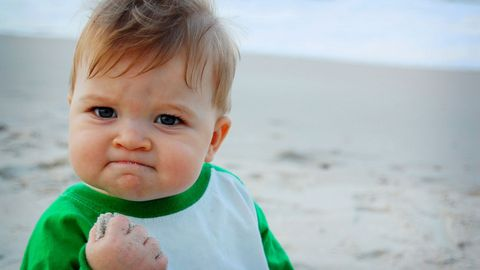
#> input picture data/baby.jpg, 480 x 270 px, found by its file name; its folder holds only this picture in this run
$ python moduleInfo_opencv.py
#> lines starting #> are read from the running program, lines starting #| are printed output that depends on the picture
### lib/klib.py
'''
Title: The klib module
Author: Kristian Gonzalez

THIS IS THE OFFICIAL LOCATION OF ALL PYTHON FUNCTIONS AND CLASSES THAT ARE MADE
    FOR PERSONAL USE. ONLY FUNCTIONS THAT ARE FULLY FUNCTIONAL OR STABLE MAY BE
    USED HERE. IF A FUNCTION IS NOT USABLE YET, EITHER SAVE IT ELSEWHERE OR
    SAVE IT HERE, COMMENTED OUT.

== CALLING THIS MODULE REMOTELY ============================
In Linux:
1. open ~/.bashrc
2. add line (adapting to local computer):
    export PYTHONPATH="/home/user/.../codefiles/scripts_libs:$PYTHONPATH"
3. reload bash or source

In Windows:
1. START > search "path" > "edit the system environment variables"
2. click "Environment Variables..."
3. find "PYTHONPATH" in user variables, or create new variable
4. add new value (adapting to local computer):
    C:\\...\\codefiles\\scripts_libs
5. reopen Command Line

== NOTES ===================================================
* as of 181016, this module and all contained members will assume python 3.x
    environment. functionality may break when used in python 2.x
* as of 181016, all lines shall be at maximum 80 characters long. if writing
    text, using hanging indent as shown in this sentence
* create help text for all items written here. this is to facilitate
    understanding and relearning things that may have been created too long ago
    to remember.
* it's understood that this file is being shared across multiple platforms.
    Thus, trying to maintain uniformity is important. Remember to delete
    needless copies / simplify the method of maintaining a single source
* as of 181008, will now always use 4 spaces as the tab
    delimiter. using a "hard tab" causes too many formatting
    headaches across different programs, platforms, etc.
* because the following is useful but too compact to put into a function,
    here's how to sort a numpy array by i'th column: a[a[:,i].argsort()], and
    backwards: a[a[:,i].argsort()[::-1]]
* REJECTED: will import all necessary modules at top instead of within each function /
    class. this makes more sense from a usability perspective, and avoids
    unecessarily importing each time a call is made.
* will return to putting modules within each function. this increases
    portability because not every function can be used across every platform.
    thus, don't want to shut out entire module to a single platform because of
    this. only the most global and standard of modules are imported globally,
    INCLUDING numpy. from current perspective, serious computing would require
    this module at the very least.
* as of 190321, will put classes after inits, before functions
'''

# INITIALIZATIONS ==============================================================
import os
import sys
import time
import argparse
import numpy as np
from glob import glob
import functools # not sure if this is standard
# import PIL.Image as pil # not standard, must remove
# import tkinter # not standard across versions #kjgnote: may not be that useful anymore
# import winsound # kjg190227: this is not cross platform, leave in-function


# FIRST, BEFORE ALL ELSE, CHECK VERSIONS OF OS AND PYTHON
def __getSysInfo__():
    ''' Get local computer info. Generally, should keep software OS and version
        independent, but this may not always be possible. Also, avoiding
        importing sys or other modules to pylib.
    Returns:
        * OSVERSION (linux[0]/win[1]/mac[2]?)
        * PYVERSION (2/3)
    '''
    if('linux' in sys.platform):
        osver = 0
    elif('win' in sys.platform):
        osver = 1
    else:
        osver = 2
    return (osver,sys.version_info.major)
# def __getSysInfo__
(OSVERSION,PYVERSION) = __getSysInfo__()

class Logger:
    '''
    Simple log class to save all output from 'print' functions (top-level only)

    NOTES:
    * perhaps in future, implement overwite check (and boolean argument)
    '''

    # [29 lines left out: functions __init__, print, not called in this run]
    def close(self):
        self.fout.close()

class Stamper:
    ''' wrapper for time function under following assumptions:
        * don't care about sub-second precision
        * want human-readable timestamp
        * want easy conversion b/t string and float of timestamp
    Example usage:
    stamp=Stamper()
    stamp.now
        OUT: "2019Mar21-13:11:23"
    stamp.toseconds(stamp.now())
        OUT: 1553170283.0
    stamp.tostamp(stamp.toseconds(stamp.now()))
        OUT: "2019Mar21-13:11:23"
    '''
    def __init__(self):
        self._tsf="%Y%b%d-%H:%M:%S" # time stamp format
    # [5 lines left out: function now, not called in this run]
    def toseconds(self,ts_str):
        ''' convert string timestamp to epoch seconds '''
        return time.mktime(time.strptime(ts_str,self._tsf))
    def tostamp(self,ts_float):
        ''' convert epoch seconds to string timestamp '''
        return time.strftime(self._tsf,time.localtime(ts_float))
# class Stamper

class Stopwatch:
    ''' Stopwatch: Basic class that logs a time when it's created. Can also
        restart timer with function call "start", and can get the elapsed time
        with function "lap". Note that all values are in seconds.

        Example:
        from klib import Stopwatch
        sw=Stopwatch()
        (some code)
        print(sw.lap())
            OUT: 5.2087955
    '''
    def __init__(self):
        self.t1 = time.time()
        self.laps=[]
    def start(self):
        self.t1=time.time()
    # [4 lines left out: function lap, not called in this run]


# class Stopwatch

class DataHelp(object):
    ''' Please do not use this class directly, instead use "data" variable.

    Call this object when want to use a binary such as an image. This saves
        space and effort on binaries on the repo without having to constantly
        copy/paste new data in.
        KJG190320: uses non-standard module, may not work on all platforms.
    '''
    def __init__(self):
        self.basedir=os.path.dirname(__file__) # get abs path to lib
        pass

    @property
    def jpgpath(self):
        ''' Absolute path to jpg file. path should be cross-platform '''
        path=os.path.abspath(os.path.join(self.basedir,'data','baby.jpg'))
        assert os.path.exists(path),'error,missing file: '+path
        return path

    # [35 lines left out: functions jpgimg, pngpath, pngimg, mnistpath, irispath, not called in this run]

data=DataHelp()
# class Data

# [353 lines left out: functions antiOverwrite, getlist, ping, ringbell, listContents, pad and 15 more, not called in this run]


# [11 lines that do not run on import are left out]


# eof

### py_sandbox/moduleInfo_opencv.py
'''
Author: Kristian Gonzalez
DateCreated: 180321
Version2Created: 181029

Objective: Want to understand and possibly improve python opencv, to be used
	for batch editing photos, especially those for the database building.

KJGNOTE: Will leave custom functions in-place instead of organizing at top, in
	order to give context in code.

Some sample operations that need to be understood and shown:

* load an image
* flip / rotate an image
* convert image to grayscale
* resize an image (ratio or specific size)
* crop an image
* draw on image (text and rectangle)
* display an image
'''

# Initializations ##########################################
# import klib
# if(klib.PYVERSION!=3):
#     raise Exception('must use python3. exiting.')
import cv2
import numpy as np
import os
import klib

def qs(img,title='CLOSE WITH KEYBOARD'):
    cv2.imshow(title,img)
    cv2.waitKey(0)
    cv2.destroyAllWindows()
def rect2(img, center,dims,angle, color,*kargs):
    ''' general steps:
    1. take in parameters
    2. rotate rectangle centered at origin
    3. translate to given spot.

     '''
    xc,yc=center
    w,h=dims
    theta = np.radians(angle)
    c,s=np.cos(theta),np.sin(theta)
    R=np.array([
        [c,-s,0],
        [s,c,0],
        [0,0,1]]) # 3x3
    pts=np.array([
        [-w,h,1],
        [w,h,1],
        [w,-h,1],
        [-w,-h,1],
        [-w,h,1]   ])/2

    # rotate points
    pts2=pts@R
    pts2[:,0]+=xc
    pts2[:,1]+=yc
    pts2=pts2[:,:2].reshape((-1,1,2)).astype(int)
    cv2.polylines(img,[pts2],True,RED)

## delete last script's output file(s)
#for ifile in os.listdir('.'):
    #if('delme' in ifile):
        #os.remove(ifile)

# load image ###########################
filename=klib.data.jpgpath
img = cv2.imread(filename)
#> img is the input picture: shape (270, 480, 3); mean B, G, R 172.4, 176.5, 168.2
print('path:',filename)
print('h,w,ch:',img.shape)# print as (row,column,channels) format
#| h,w,ch: (270, 480, 3)

# flip / rotate an image
img2=cv2.flip(img,0) # 0 is up-down flip, 1 is left-right flip
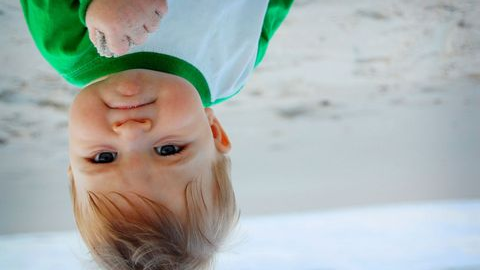
#> img2: shape (270, 480, 3); mean B, G, R 172.4, 176.5, 168.2
img2=cv2.rotate(img2,cv2.ROTATE_90_CLOCKWISE)
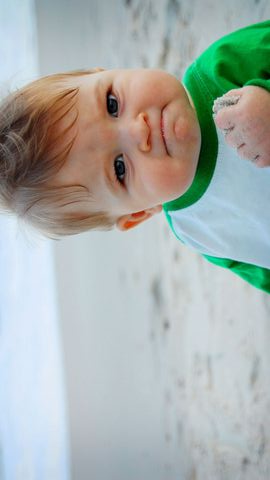
#> img2: shape (480, 270, 3); mean B, G, R 172.4, 176.5, 168.2

# resize an image
res_ratio = cv2.resize(img,(0,0),fx=0.5,fy=0.5) # resize image by ratio
res_value = cv2.resize(img,(400,400),(0,0)) # resize image by value
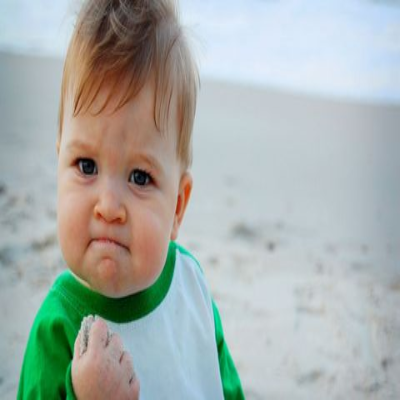
#> res_value: shape (400, 400, 3); mean B, G, R 172.3, 176.4, 168.1

# crop an image. cropping is just an equation, and origin is top-left
# note that matrix values work in RRCC coordinate system
crop1 = img[70:200,30:200] # using rc format, [x1:x2,y1:y2]
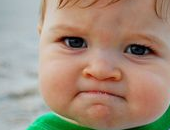
#> crop1: shape (130, 170, 3); mean B, G, R 124.5, 142.5, 163.9

# will create custom crop function that centers a rectangle about a point and
# 	stays within bounds of original image

def constrain(value,minVal,maxVal):
	''' Objective: return constrained value of value
	'''
	return min( maxVal, max(minVal,value) )

def cropCentered(image,centerYX=-1,wide=500,height=500):
	'''
	Objective: get an image and return a cropped rectangle based on a given
		center, width, and height. Cropped image is bounded by bounds of image,
		but will try to keep orignal size of bounding box.
	Assumptions:
		- cv2 already imported
		- numpy as np already imported
	Arguments:
	  image: opencv image (numpy array)
	  centerXY: 2-value int tuple, (width,height) coordinates. e.g.: (10,15). default = center
	  wide: desired width of crop rectangle. default=500px
	  height: desired height of crop rectangle. default=500px
	'''
#> called with centerYX = -1, wide = 505, height = 505


	# first get image bounds
	a=image.shape
#> a = (270, 480, 3)
	origHt=a[0]
#> origHt = 270
	origWd=a[1]
#> origWd = 480
	# check if arguments were given, choose defaults if not
	if(centerYX == -1):
		# choose center of image
		centerYX = ( origHt/2 , origWd/2 )
#> centerYX = (135, 240)
	# get limits of crop, but constrain to image limits
	top = centerYX[0]-(height-height/2) #kjgnote: compress if used full-time
#> top = -117.5
	top = constrain(top,0,origHt)
#> top = 0
	left = centerYX[1]-(wide-wide/2)
#> left = -12.5
	left = constrain(left,0,origWd)
#> left = 0
	bottom = (top+height)
#> bottom = 505
	bottom = constrain(bottom,0,origHt)
#> bottom = 270
	right = (left+wide)
#> right = 505
	right = constrain(right,0,origWd)
#> right = 480
	final = image[ top:bottom,left:right]
	return final

# crop image using centered crop
crop2 = cropCentered(img,wide=505,height=505)

# save an image back to disk
qs(res_ratio)
# cv2.imwrite('out.jpg',res_ratio)

# LEARNING ABOUT BLURS #####################################
# blur helps remove noise
# it also helps provide artificial variety when training
# 	an algorithm
#

# have already imported cv2, np, and os


# different blur items to consider:
# 		blur, boxFilter, bilateralFilter, GaussianBlur, medianBlur
#cv2.blur(src,ksize)
#cv2.boxFilter(src,ddepth,(ksize,ksize)) #hard to visually tell diff from 'blur'
#cv2.medianBlur(src,ksize) #makes things look more like an oil pastel or so
#cv2.bilateralFilter(src,d,sigmaColor) # more for offline work, keeps edges
